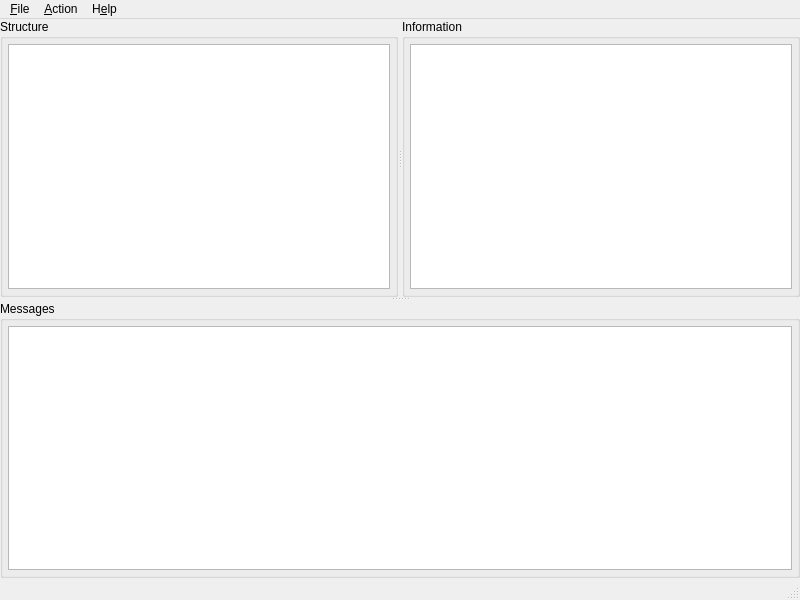
<?xml version="1.0" encoding="UTF-8"?>
<ui version="4.0">
 <class>UEFITool</class>
 <widget class="QMainWindow" name="UEFITool">
  <property name="geometry">
   <rect>
    <x>0</x>
    <y>0</y>
    <width>800</width>
    <height>600</height>
   </rect>
  </property>
  <property name="sizePolicy">
   <sizepolicy hsizetype="Expanding" vsizetype="Expanding">
    <horstretch>0</horstretch>
    <verstretch>0</verstretch>
   </sizepolicy>
  </property>
  <property name="acceptDrops">
   <bool>true</bool>
  </property>
  <property name="windowTitle">
   <string>UEFITool</string>
  </property>
  <widget class="QWidget" name="centralWidget">
   <property name="sizePolicy">
    <sizepolicy hsizetype="Expanding" vsizetype="Expanding">
     <horstretch>0</horstretch>
     <verstretch>0</verstretch>
    </sizepolicy>
   </property>
   <layout class="QHBoxLayout" name="horizontalLayout_7">
    <property name="spacing">
     <number>0</number>
    </property>
    <property name="leftMargin">
     <number>0</number>
    </property>
    <property name="topMargin">
     <number>0</number>
    </property>
    <property name="rightMargin">
     <number>0</number>
    </property>
    <property name="bottomMargin">
     <number>0</number>
    </property>
    <item>
     <widget class="QSplitter" name="messagesSplitter">
      <property name="orientation">
       <enum>Qt::Vertical</enum>
      </property>
      <widget class="QSplitter" name="infoSplitter">
       <property name="orientation">
        <enum>Qt::Horizontal</enum>
       </property>
       <widget class="QGroupBox" name="structureGroupBox">
        <property name="title">
         <string>Structure</string>
        </property>
        <layout class="QHBoxLayout" name="horizontalLayout_4">
         <property name="spacing">
          <number>0</number>
         </property>
         <property name="leftMargin">
          <number>5</number>
         </property>
         <property name="topMargin">
          <number>5</number>
         </property>
         <property name="rightMargin">
          <number>5</number>
         </property>
         <property name="bottomMargin">
          <number>5</number>
         </property>
         <item>
          <widget class="QTreeView" name="structureTreeView">
           <property name="sizePolicy">
            <sizepolicy hsizetype="Expanding" vsizetype="Expanding">
             <horstretch>0</horstretch>
             <verstretch>0</verstretch>
            </sizepolicy>
           </property>
           <property name="indentation">
            <number>10</number>
           </property>
           <property name="headerHidden">
            <bool>false</bool>
           </property>
           <attribute name="headerCascadingSectionResizes">
            <bool>true</bool>
           </attribute>
           <attribute name="headerDefaultSectionSize">
            <number>200</number>
           </attribute>
           <attribute name="headerStretchLastSection">
            <bool>true</bool>
           </attribute>
          </widget>
         </item>
        </layout>
       </widget>
       <widget class="QGroupBox" name="infoGroupBox">
        <property name="title">
         <string>Information</string>
        </property>
        <layout class="QHBoxLayout" name="horizontalLayout_5">
         <property name="spacing">
          <number>0</number>
         </property>
         <property name="leftMargin">
          <number>5</number>
         </property>
         <property name="topMargin">
          <number>5</number>
         </property>
         <property name="rightMargin">
          <number>5</number>
         </property>
         <property name="bottomMargin">
          <number>5</number>
         </property>
         <item>
          <widget class="QPlainTextEdit" name="infoEdit">
           <property name="acceptDrops">
            <bool>false</bool>
           </property>
           <property name="undoRedoEnabled">
            <bool>false</bool>
           </property>
           <property name="readOnly">
            <bool>true</bool>
           </property>
           <property name="centerOnScroll">
            <bool>false</bool>
           </property>
          </widget>
         </item>
        </layout>
       </widget>
      </widget>
      <widget class="QGroupBox" name="messageGroupBox">
       <property name="title">
        <string>Messages</string>
       </property>
       <layout class="QHBoxLayout" name="horizontalLayout_6">
        <property name="spacing">
         <number>0</number>
        </property>
        <property name="leftMargin">
         <number>5</number>
        </property>
        <property name="topMargin">
         <number>5</number>
        </property>
        <property name="rightMargin">
         <number>5</number>
        </property>
        <property name="bottomMargin">
         <number>5</number>
        </property>
        <item>
         <widget class="QListWidget" name="messageListWidget">
          <property name="mouseTracking">
           <bool>true</bool>
          </property>
         </widget>
        </item>
       </layout>
      </widget>
     </widget>
    </item>
   </layout>
  </widget>
  <widget class="QStatusBar" name="statusBar"/>
  <widget class="QMenuBar" name="menuBar">
   <property name="geometry">
    <rect>
     <x>0</x>
     <y>0</y>
     <width>800</width>
     <height>22</height>
    </rect>
   </property>
   <widget class="QMenu" name="menuFile">
    <property name="title">
     <string>&amp;File</string>
    </property>
    <addaction name="actionOpenImageFile"/>
    <addaction name="actionOpenImageFileInNewWindow"/>
    <addaction name="actionSaveImageFile"/>
    <addaction name="separator"/>
    <addaction name="actionSearch"/>
    <addaction name="separator"/>
    <addaction name="actionQuit"/>
   </widget>
   <widget class="QMenu" name="menuHelp">
    <property name="title">
     <string>H&amp;elp</string>
    </property>
    <addaction name="actionAbout"/>
    <addaction name="actionAboutQt"/>
   </widget>
   <widget class="QMenu" name="menuAction">
    <property name="title">
     <string>&amp;Action</string>
    </property>
    <widget class="QMenu" name="menuCapsuleActions">
     <property name="title">
      <string>&amp;Capsule</string>
     </property>
     <addaction name="actionExtract"/>
     <addaction name="actionExtractBody"/>
    </widget>
    <widget class="QMenu" name="menuImageActions">
     <property name="title">
      <string>&amp;Image</string>
     </property>
     <addaction name="actionExtract"/>
     <addaction name="actionPatch"/>
    </widget>
    <widget class="QMenu" name="menuRegionActions">
     <property name="title">
      <string>&amp;Region</string>
     </property>
     <addaction name="actionExtract"/>
     <addaction name="separator"/>
     <addaction name="actionDoNotRebuild"/>
     <addaction name="separator"/>
     <addaction name="actionReplace"/>
    </widget>
    <widget class="QMenu" name="menuPaddingActions">
     <property name="title">
      <string>&amp;Padding</string>
     </property>
     <addaction name="actionExtract"/>
     <addaction name="separator"/>
     <addaction name="actionReplace"/>
    </widget>
    <widget class="QMenu" name="menuVolumeActions">
     <property name="title">
      <string>&amp;Volume</string>
     </property>
     <addaction name="actionExtract"/>
     <addaction name="actionExtractBody"/>
     <addaction name="separator"/>
     <addaction name="actionRebuild"/>
     <addaction name="actionDoNotRebuild"/>
     <addaction name="separator"/>
     <addaction name="actionInsertInto"/>
     <addaction name="separator"/>
     <addaction name="actionReplace"/>
     <addaction name="actionReplaceBody"/>
    </widget>
    <widget class="QMenu" name="menuFileActions">
     <property name="title">
      <string>&amp;File</string>
     </property>
     <addaction name="actionExtract"/>
     <addaction name="actionExtractBody"/>
     <addaction name="separator"/>
     <addaction name="actionRebuild"/>
     <addaction name="actionDoNotRebuild"/>
     <addaction name="separator"/>
     <addaction name="actionInsertInto"/>
     <addaction name="actionInsertBefore"/>
     <addaction name="actionInsertAfter"/>
     <addaction name="separator"/>
     <addaction name="actionReplace"/>
     <addaction name="actionReplaceBody"/>
     <addaction name="separator"/>
     <addaction name="actionRemove"/>
    </widget>
    <widget class="QMenu" name="menuSectionActions">
     <property name="title">
      <string>&amp;Section</string>
     </property>
     <addaction name="actionExtract"/>
     <addaction name="actionExtractBody"/>
     <addaction name="separator"/>
     <addaction name="actionRebuild"/>
     <addaction name="actionDoNotRebuild"/>
     <addaction name="separator"/>
     <addaction name="actionInsertInto"/>
     <addaction name="actionInsertBefore"/>
     <addaction name="actionInsertAfter"/>
     <addaction name="separator"/>
     <addaction name="actionReplace"/>
     <addaction name="actionReplaceBody"/>
     <addaction name="separator"/>
     <addaction name="actionRemove"/>
    </widget>
    <widget class="QMenu" name="menuMessages">
     <property name="title">
      <string>&amp;Messages</string>
     </property>
     <addaction name="actionMessagesCopy"/>
     <addaction name="actionMessagesCopyAll"/>
     <addaction name="separator"/>
     <addaction name="actionMessagesClear"/>
    </widget>
    <addaction name="menuCapsuleActions"/>
    <addaction name="menuImageActions"/>
    <addaction name="menuRegionActions"/>
    <addaction name="menuPaddingActions"/>
    <addaction name="menuVolumeActions"/>
    <addaction name="menuFileActions"/>
    <addaction name="menuSectionActions"/>
    <addaction name="separator"/>
    <addaction name="menuMessages"/>
   </widget>
   <addaction name="menuFile"/>
   <addaction name="menuAction"/>
   <addaction name="menuHelp"/>
  </widget>
  <action name="actionInsertAfter">
   <property name="enabled">
    <bool>false</bool>
   </property>
   <property name="text">
    <string>Insert &amp;after...</string>
   </property>
   <property name="toolTip">
    <string>Insert an object from file after selected object</string>
   </property>
   <property name="shortcut">
    <string>Ctrl+Shift+I</string>
   </property>
  </action>
  <action name="actionInsertBefore">
   <property name="enabled">
    <bool>false</bool>
   </property>
   <property name="text">
    <string>Insert b&amp;efore...</string>
   </property>
   <property name="toolTip">
    <string>Insert object from file before selected object</string>
   </property>
   <property name="shortcut">
    <string>Ctrl+Alt+I</string>
   </property>
  </action>
  <action name="actionReplace">
   <property name="enabled">
    <bool>false</bool>
   </property>
   <property name="text">
    <string>Rep&amp;lace as is...</string>
   </property>
   <property name="toolTip">
    <string>Replace selected object as is with an object from file</string>
   </property>
   <property name="shortcut">
    <string>Ctrl+R</string>
   </property>
  </action>
  <action name="actionExtract">
   <property name="enabled">
    <bool>false</bool>
   </property>
   <property name="text">
    <string>E&amp;xtract as is...</string>
   </property>
   <property name="toolTip">
    <string>Extract selected object as is to file</string>
   </property>
   <property name="shortcut">
    <string>Ctrl+E</string>
   </property>
  </action>
  <action name="actionExtractBody">
   <property name="enabled">
    <bool>false</bool>
   </property>
   <property name="text">
    <string>Extract &amp;body...</string>
   </property>
   <property name="toolTip">
    <string>Extract body of selected object to file</string>
   </property>
   <property name="shortcut">
    <string>Ctrl+Shift+E</string>
   </property>
  </action>
  <action name="actionRemove">
   <property name="enabled">
    <bool>false</bool>
   </property>
   <property name="text">
    <string>Re&amp;move</string>
   </property>
   <property name="toolTip">
    <string>Remove selected object</string>
   </property>
   <property name="shortcut">
    <string>Ctrl+Del</string>
   </property>
  </action>
  <action name="actionOpenImageFile">
   <property name="text">
    <string>&amp;Open image file...</string>
   </property>
   <property name="toolTip">
    <string>Open image file</string>
   </property>
   <property name="shortcut">
    <string>Ctrl+O</string>
   </property>
  </action>
  <action name="actionInsertInto">
   <property name="enabled">
    <bool>false</bool>
   </property>
   <property name="text">
    <string>Insert &amp;into...</string>
   </property>
   <property name="toolTip">
    <string>Insert object from file into selected object</string>
   </property>
   <property name="shortcut">
    <string>Ctrl+I</string>
   </property>
  </action>
  <action name="actionSaveImageFile">
   <property name="enabled">
    <bool>false</bool>
   </property>
   <property name="text">
    <string>&amp;Save image file...</string>
   </property>
   <property name="toolTip">
    <string>Save modified image file</string>
   </property>
   <property name="shortcut">
    <string>Ctrl+S</string>
   </property>
  </action>
  <action name="actionRebuild">
   <property name="enabled">
    <bool>false</bool>
   </property>
   <property name="text">
    <string>&amp;Rebuild</string>
   </property>
   <property name="toolTip">
    <string>Rebuild selected object</string>
   </property>
   <property name="shortcut">
    <string>Ctrl+Space</string>
   </property>
  </action>
  <action name="actionAbout">
   <property name="text">
    <string>&amp;About UEFITool</string>
   </property>
   <property name="shortcut">
    <string>F1</string>
   </property>
   <property name="menuRole">
    <enum>QAction::AboutRole</enum>
   </property>
  </action>
  <action name="actionAboutQt">
   <property name="text">
    <string>About &amp;Qt</string>
   </property>
   <property name="menuRole">
    <enum>QAction::AboutQtRole</enum>
   </property>
  </action>
  <action name="actionQuit">
   <property name="text">
    <string>&amp;Quit</string>
   </property>
   <property name="menuRole">
    <enum>QAction::QuitRole</enum>
   </property>
  </action>
  <action name="actionSearch">
   <property name="enabled">
    <bool>false</bool>
   </property>
   <property name="text">
    <string>Sear&amp;ch...</string>
   </property>
   <property name="shortcut">
    <string>Ctrl+F</string>
   </property>
  </action>
  <action name="actionMessagesClear">
   <property name="text">
    <string>Cl&amp;ear</string>
   </property>
   <property name="toolTip">
    <string>Clear messages</string>
   </property>
   <property name="shortcut">
    <string>Ctrl+Backspace</string>
   </property>
  </action>
  <action name="actionReplaceBody">
   <property name="enabled">
    <bool>false</bool>
   </property>
   <property name="text">
    <string>Replace b&amp;ody...</string>
   </property>
   <property name="toolTip">
    <string>Replace body of selected object with a data from file</string>
   </property>
   <property name="shortcut">
    <string>Ctrl+Shift+R</string>
   </property>
  </action>
  <action name="actionMessagesCopy">
   <property name="text">
    <string>&amp;Copy</string>
   </property>
   <property name="shortcut">
    <string>Ctrl+Shift+C</string>
   </property>
  </action>
  <action name="actionMessagesCopyAll">
   <property name="text">
    <string>C&amp;opy all</string>
   </property>
   <property name="shortcut">
    <string>Ctrl+Alt+C</string>
   </property>
  </action>
  <action name="actionOpenImageFileInNewWindow">
   <property name="text">
    <string>&amp;Open image file in new window...</string>
   </property>
   <property name="toolTip">
    <string>Open image file in new window</string>
   </property>
   <property name="shortcut">
    <string>Ctrl+Shift+O</string>
   </property>
  </action>
  <action name="actionDoNotRebuild">
   <property name="enabled">
    <bool>false</bool>
   </property>
   <property name="text">
    <string>&amp;Do not rebuild</string>
   </property>
   <property name="shortcut">
    <string>Ctrl+Shift+Space</string>
   </property>
  </action>
  <action name="actionPatch">
   <property name="text">
    <string>Patch</string>
   </property>
  </action>
 </widget>
 <layoutdefault spacing="6" margin="11"/>
 <resources/>
 <connections/>
</ui>
